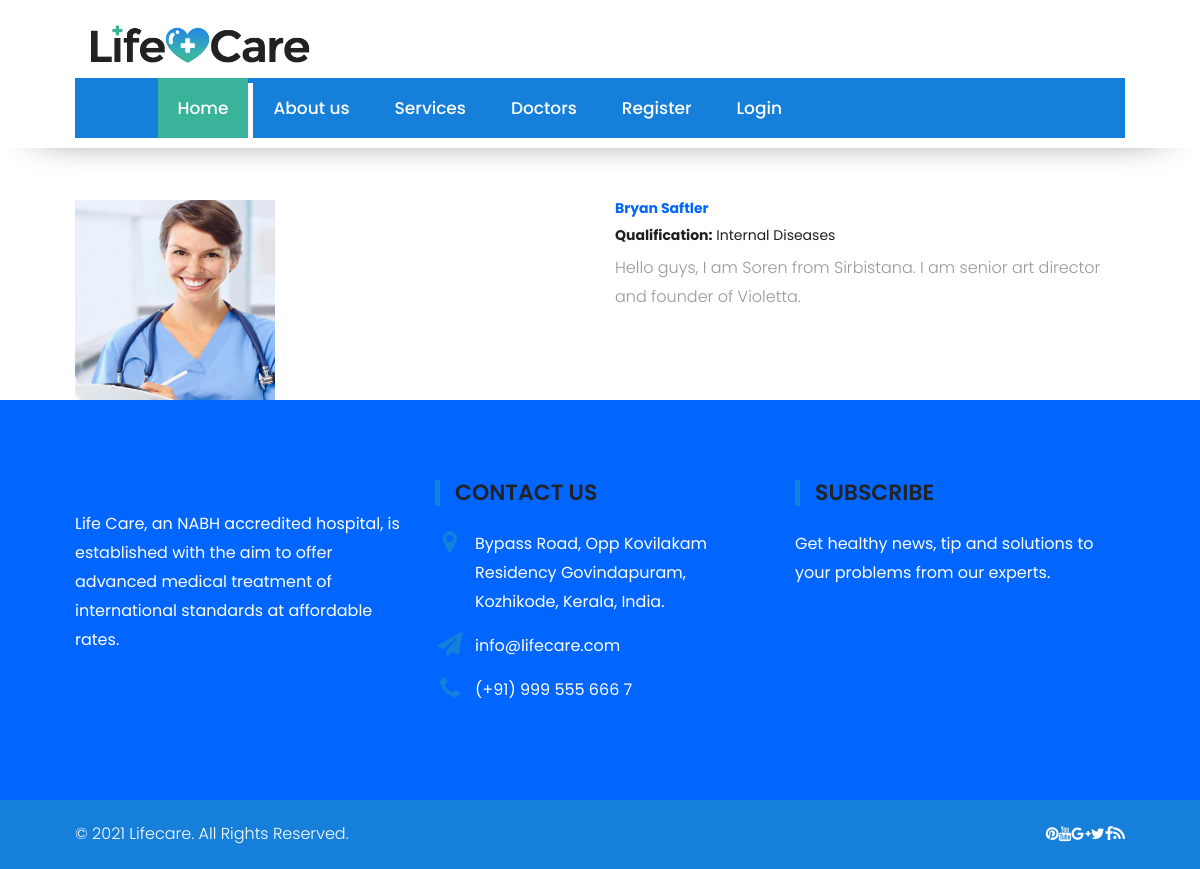
Screenshot of /Doctors/2/ with the database file from the repository.
### hospital_index_app/models.py (models this page shows, shortened)
class Doctors(models.Model):
    name = models.CharField(max_length=150, unique=True)
    qualification = models.CharField(max_length=150)
    photo = models.ImageField(upload_to='doctor')
    detail = models.TextField()
    class Meta:
        ordering = ('name',)
        verbose_name = 'doctor'
        verbose_name_plural = 'doctors'

### hospital_index_app/views.py (the view)
# urls.py: path('Doctors/<int:Doctors_id>/', views.details, name='details'),
def details(request, Doctors_id):
    Doctor = Doctors.objects.get(id=Doctors_id)
    return render(request, 'doctor_details.html', {'Doctor': Doctor})

### template/doctor_details.html
{% extends 'base.html' %}
{% load static %}
{% block content %}
<div class="container" style="padding-top: 200px;">
    <div class="row">
        <div class="col-md-6">
            <img class="card-img-top" src="{{Doctor.photo.url}}" width="200" height="200">
        </div>
            <div class="col-md-6">
                <h5 class="card-title" style="color:#0066ff"><b>{{Doctor.name}}</b></h5> <h5 class="card-title"><b>Qualification:</b> {{Doctor.qualification}}</h5>
                <p class="card-text" style="text-overflow: ellipsis;">{{Doctor.detail}}</p>
            </div>
        </div>
    </div>
{%endblock%}

### static/style.css (style rules this page uses)
body { color: #999; font-size: 15px; font-family: 'Source Sans Pro', sans-serif; line-height: 1.80857; }
h1, h2, h3, h4, h5, h6 { letter-spacing: 0; font-weight: normal; position: relative; padding: 0 0 10px 0; font-weight: normal; line-height: 120% !important; color: #1f1f1f; margin: 0 }
h5 { font-size: 14px }

### static/css/versions.css (style rules this page uses)
body.clinic_version { font-family: 'Roboto', sans-serif; }

### static/css/responsive.css (style rules this page uses)
@media (max-width: 1200px) { .container { width: 90%; } }

### static/css/custom.css (style rules this page uses)
* { font-family: 'Poppins', sans-serif; }
h1,h2,h3,h4,h5,h6 { font-family: 'Poppins', sans-serif; }
p { font-family: 'Poppins', sans-serif; font-size: 16px; font-weight: 300; }

### rows the page displays
Doctors: photo (picture), name "Bryan Saftler", qualification "Internal Diseases", detail "Hello guys, I am Soren from Sirbistana. I am senior art director and founder of Violetta."
